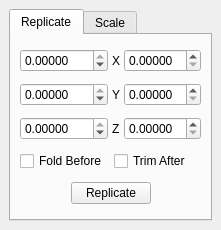
<ui version="4.0" >
 <class>Form</class>
 <widget class="QWidget" name="Form" >
  <property name="geometry" >
   <rect>
    <x>0</x>
    <y>0</y>
    <width>208</width>
    <height>230</height>
   </rect>
  </property>
  <property name="windowTitle" >
   <string>Transform Cell</string>
  </property>
  <property name="windowIcon" >
   <iconset resource="icons.qrc" >:/stackicons/icons/stack_celledit.svg</iconset>
  </property>
  <layout class="QHBoxLayout" >
   <property name="margin" >
    <number>9</number>
   </property>
   <property name="spacing" >
    <number>6</number>
   </property>
   <item>
    <widget class="QTabWidget" name="CellTransformWidget" >
     <property name="currentIndex" >
      <number>0</number>
     </property>
     <widget class="QWidget" name="ReplicateTab" >
      <attribute name="title" >
       <string>Replicate</string>
      </attribute>
      <layout class="QVBoxLayout" >
       <property name="margin" >
        <number>9</number>
       </property>
       <property name="spacing" >
        <number>6</number>
       </property>
       <item>
        <layout class="QHBoxLayout" >
         <property name="margin" >
          <number>0</number>
         </property>
         <property name="spacing" >
          <number>4</number>
         </property>
         <item>
          <widget class="QDoubleSpinBox" name="CellReplicateNegXSpin" >
           <property name="sizePolicy" >
            <sizepolicy>
             <hsizetype>7</hsizetype>
             <vsizetype>0</vsizetype>
             <horstretch>0</horstretch>
             <verstretch>0</verstretch>
            </sizepolicy>
           </property>
           <property name="decimals" >
            <number>5</number>
           </property>
           <property name="maximum" >
            <double>0.000000000000000</double>
           </property>
           <property name="minimum" >
            <double>-100.000000000000000</double>
           </property>
          </widget>
         </item>
         <item>
          <widget class="QLabel" name="label_11" >
           <property name="sizePolicy" >
            <sizepolicy>
             <hsizetype>1</hsizetype>
             <vsizetype>5</vsizetype>
             <horstretch>0</horstretch>
             <verstretch>0</verstretch>
            </sizepolicy>
           </property>
           <property name="text" >
            <string>X</string>
           </property>
          </widget>
         </item>
         <item>
          <widget class="QDoubleSpinBox" name="CellReplicatePosXSpin" >
           <property name="sizePolicy" >
            <sizepolicy>
             <hsizetype>7</hsizetype>
             <vsizetype>0</vsizetype>
             <horstretch>0</horstretch>
             <verstretch>0</verstretch>
            </sizepolicy>
           </property>
           <property name="decimals" >
            <number>5</number>
           </property>
          </widget>
         </item>
        </layout>
       </item>
       <item>
        <layout class="QHBoxLayout" >
         <property name="margin" >
          <number>0</number>
         </property>
         <property name="spacing" >
          <number>4</number>
         </property>
         <item>
          <widget class="QDoubleSpinBox" name="CellReplicateNegYSpin" >
           <property name="sizePolicy" >
            <sizepolicy>
             <hsizetype>7</hsizetype>
             <vsizetype>0</vsizetype>
             <horstretch>0</horstretch>
             <verstretch>0</verstretch>
            </sizepolicy>
           </property>
           <property name="decimals" >
            <number>5</number>
           </property>
           <property name="maximum" >
            <double>0.000000000000000</double>
           </property>
           <property name="minimum" >
            <double>-100.000000000000000</double>
           </property>
          </widget>
         </item>
         <item>
          <widget class="QLabel" name="label_28" >
           <property name="sizePolicy" >
            <sizepolicy>
             <hsizetype>1</hsizetype>
             <vsizetype>5</vsizetype>
             <horstretch>0</horstretch>
             <verstretch>0</verstretch>
            </sizepolicy>
           </property>
           <property name="text" >
            <string>Y</string>
           </property>
          </widget>
         </item>
         <item>
          <widget class="QDoubleSpinBox" name="CellReplicatePosYSpin" >
           <property name="sizePolicy" >
            <sizepolicy>
             <hsizetype>7</hsizetype>
             <vsizetype>0</vsizetype>
             <horstretch>0</horstretch>
             <verstretch>0</verstretch>
            </sizepolicy>
           </property>
           <property name="decimals" >
            <number>5</number>
           </property>
          </widget>
         </item>
        </layout>
       </item>
       <item>
        <layout class="QHBoxLayout" >
         <property name="margin" >
          <number>0</number>
         </property>
         <property name="spacing" >
          <number>4</number>
         </property>
         <item>
          <widget class="QDoubleSpinBox" name="CellReplicateNegZSpin" >
           <property name="sizePolicy" >
            <sizepolicy>
             <hsizetype>7</hsizetype>
             <vsizetype>0</vsizetype>
             <horstretch>0</horstretch>
             <verstretch>0</verstretch>
            </sizepolicy>
           </property>
           <property name="decimals" >
            <number>5</number>
           </property>
           <property name="maximum" >
            <double>0.000000000000000</double>
           </property>
           <property name="minimum" >
            <double>-100.000000000000000</double>
           </property>
          </widget>
         </item>
         <item>
          <widget class="QLabel" name="label_29" >
           <property name="sizePolicy" >
            <sizepolicy>
             <hsizetype>1</hsizetype>
             <vsizetype>5</vsizetype>
             <horstretch>0</horstretch>
             <verstretch>0</verstretch>
            </sizepolicy>
           </property>
           <property name="text" >
            <string>Z</string>
           </property>
          </widget>
         </item>
         <item>
          <widget class="QDoubleSpinBox" name="CellReplicatePosZSpin" >
           <property name="sizePolicy" >
            <sizepolicy>
             <hsizetype>7</hsizetype>
             <vsizetype>0</vsizetype>
             <horstretch>0</horstretch>
             <verstretch>0</verstretch>
            </sizepolicy>
           </property>
           <property name="decimals" >
            <number>5</number>
           </property>
          </widget>
         </item>
        </layout>
       </item>
       <item>
        <layout class="QHBoxLayout" >
         <property name="margin" >
          <number>0</number>
         </property>
         <property name="spacing" >
          <number>6</number>
         </property>
         <item>
          <widget class="QCheckBox" name="CellReplicateFoldCheck" >
           <property name="sizePolicy" >
            <sizepolicy>
             <hsizetype>7</hsizetype>
             <vsizetype>0</vsizetype>
             <horstretch>0</horstretch>
             <verstretch>0</verstretch>
            </sizepolicy>
           </property>
           <property name="text" >
            <string>Fold Before</string>
           </property>
          </widget>
         </item>
         <item>
          <widget class="QCheckBox" name="CellReplicateTrimCheck" >
           <property name="sizePolicy" >
            <sizepolicy>
             <hsizetype>7</hsizetype>
             <vsizetype>0</vsizetype>
             <horstretch>0</horstretch>
             <verstretch>0</verstretch>
            </sizepolicy>
           </property>
           <property name="text" >
            <string>Trim After</string>
           </property>
          </widget>
         </item>
        </layout>
       </item>
       <item>
        <layout class="QHBoxLayout" >
         <property name="margin" >
          <number>0</number>
         </property>
         <property name="spacing" >
          <number>0</number>
         </property>
         <item>
          <spacer>
           <property name="orientation" >
            <enum>Qt::Horizontal</enum>
           </property>
           <property name="sizeHint" >
            <size>
             <width>40</width>
             <height>20</height>
            </size>
           </property>
          </spacer>
         </item>
         <item>
          <widget class="QPushButton" name="CellReplicateButton" >
           <property name="toolTip" >
            <string>Replicate current cell</string>
           </property>
           <property name="text" >
            <string>Replicate</string>
           </property>
          </widget>
         </item>
         <item>
          <spacer>
           <property name="orientation" >
            <enum>Qt::Horizontal</enum>
           </property>
           <property name="sizeHint" >
            <size>
             <width>40</width>
             <height>20</height>
            </size>
           </property>
          </spacer>
         </item>
        </layout>
       </item>
      </layout>
     </widget>
     <widget class="QWidget" name="ScaleTab" >
      <attribute name="title" >
       <string>Scale</string>
      </attribute>
      <layout class="QVBoxLayout" >
       <property name="margin" >
        <number>9</number>
       </property>
       <property name="spacing" >
        <number>6</number>
       </property>
       <item>
        <layout class="QGridLayout" >
         <property name="margin" >
          <number>0</number>
         </property>
         <property name="spacing" >
          <number>2</number>
         </property>
         <item row="2" column="1" >
          <widget class="QDoubleSpinBox" name="CellScaleZSpin" >
           <property name="sizePolicy" >
            <sizepolicy>
             <hsizetype>7</hsizetype>
             <vsizetype>0</vsizetype>
             <horstretch>0</horstretch>
             <verstretch>0</verstretch>
            </sizepolicy>
           </property>
           <property name="decimals" >
            <number>5</number>
           </property>
           <property name="value" >
            <double>1.000000000000000</double>
           </property>
          </widget>
         </item>
         <item row="0" column="0" >
          <widget class="QLabel" name="label_42" >
           <property name="sizePolicy" >
            <sizepolicy>
             <hsizetype>1</hsizetype>
             <vsizetype>5</vsizetype>
             <horstretch>0</horstretch>
             <verstretch>0</verstretch>
            </sizepolicy>
           </property>
           <property name="text" >
            <string>X</string>
           </property>
          </widget>
         </item>
         <item row="1" column="0" >
          <widget class="QLabel" name="label_43" >
           <property name="sizePolicy" >
            <sizepolicy>
             <hsizetype>1</hsizetype>
             <vsizetype>5</vsizetype>
             <horstretch>0</horstretch>
             <verstretch>0</verstretch>
            </sizepolicy>
           </property>
           <property name="text" >
            <string>Y</string>
           </property>
          </widget>
         </item>
         <item row="0" column="1" >
          <widget class="QDoubleSpinBox" name="CellScaleXSpin" >
           <property name="sizePolicy" >
            <sizepolicy>
             <hsizetype>7</hsizetype>
             <vsizetype>0</vsizetype>
             <horstretch>0</horstretch>
             <verstretch>0</verstretch>
            </sizepolicy>
           </property>
           <property name="decimals" >
            <number>5</number>
           </property>
           <property name="value" >
            <double>1.000000000000000</double>
           </property>
          </widget>
         </item>
         <item row="2" column="0" >
          <widget class="QLabel" name="label_44" >
           <property name="sizePolicy" >
            <sizepolicy>
             <hsizetype>1</hsizetype>
             <vsizetype>5</vsizetype>
             <horstretch>0</horstretch>
             <verstretch>0</verstretch>
            </sizepolicy>
           </property>
           <property name="text" >
            <string>Z</string>
           </property>
          </widget>
         </item>
         <item row="1" column="1" >
          <widget class="QDoubleSpinBox" name="CellScaleYSpin" >
           <property name="sizePolicy" >
            <sizepolicy>
             <hsizetype>7</hsizetype>
             <vsizetype>0</vsizetype>
             <horstretch>0</horstretch>
             <verstretch>0</verstretch>
            </sizepolicy>
           </property>
           <property name="decimals" >
            <number>5</number>
           </property>
           <property name="value" >
            <double>1.000000000000000</double>
           </property>
          </widget>
         </item>
         <item row="1" column="2" >
          <widget class="QPushButton" name="CellScaleButton" >
           <property name="sizeIncrement" >
            <size>
             <width>0</width>
             <height>0</height>
            </size>
           </property>
           <property name="toolTip" >
            <string>Scale current cell</string>
           </property>
           <property name="text" >
            <string>Scale</string>
           </property>
          </widget>
         </item>
        </layout>
       </item>
       <item>
        <spacer>
         <property name="orientation" >
          <enum>Qt::Vertical</enum>
         </property>
         <property name="sizeHint" >
          <size>
           <width>20</width>
           <height>40</height>
          </size>
         </property>
        </spacer>
       </item>
      </layout>
     </widget>
    </widget>
   </item>
  </layout>
 </widget>
 <resources>
  <include location="icons.qrc" />
 </resources>
 <connections/>
</ui>
